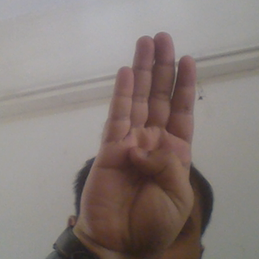
#> input picture data/Ahmed/b/b_14.png, 259 x 259 px
$ python flip_images.py
#> lines starting #> are read from the running program, lines starting #| are printed output that depends on the picture
import cv2
from imutils import paths

imagePaths = list(paths.list_images("data/Ahmed"))
for path in imagePaths:
    image = cv2.imread(path)
#> image is the input picture: shape (259, 259, 3); mean B, G, R 121.8, 125.6, 135.8
    fliped = cv2.flip(image, 1)
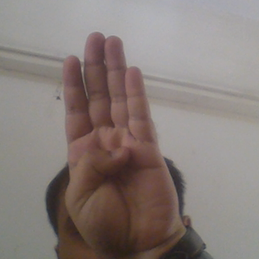
#> fliped: shape (259, 259, 3); mean B, G, R 121.8, 125.6, 135.8
    cv2.imwrite(path, fliped)
    print("Flipped :", path)
#> pass 2 of the loop `for path in imagePaths:`:
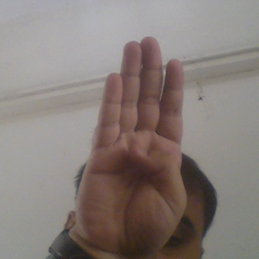
#> input picture data/Ahmed/b/b_25.png, 259 x 259 px
#> image is the input picture: shape (259, 259, 3); mean B, G, R 121.8, 125.7, 135.7
#> `fliped = cv2.flip(image, 1)`:
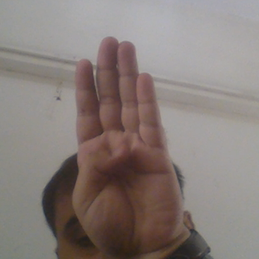
#> fliped: shape (259, 259, 3); mean B, G, R 121.8, 125.7, 135.7
#> pass 3 of the loop `for path in imagePaths:`:
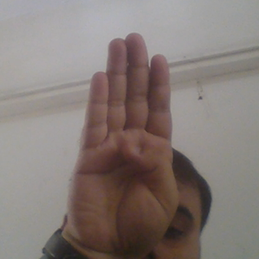
#> input picture data/Ahmed/b/b_27.png, 259 x 259 px
#> image is the input picture: shape (259, 259, 3); mean B, G, R 119.3, 123.3, 133.4
#> `fliped = cv2.flip(image, 1)`:
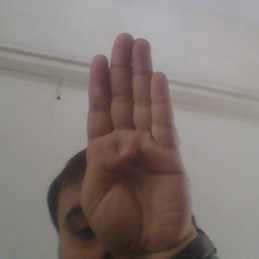
#> fliped: shape (259, 259, 3); mean B, G, R 119.3, 123.3, 133.4
#> the loop made 4 passes; the first 3 are shown
